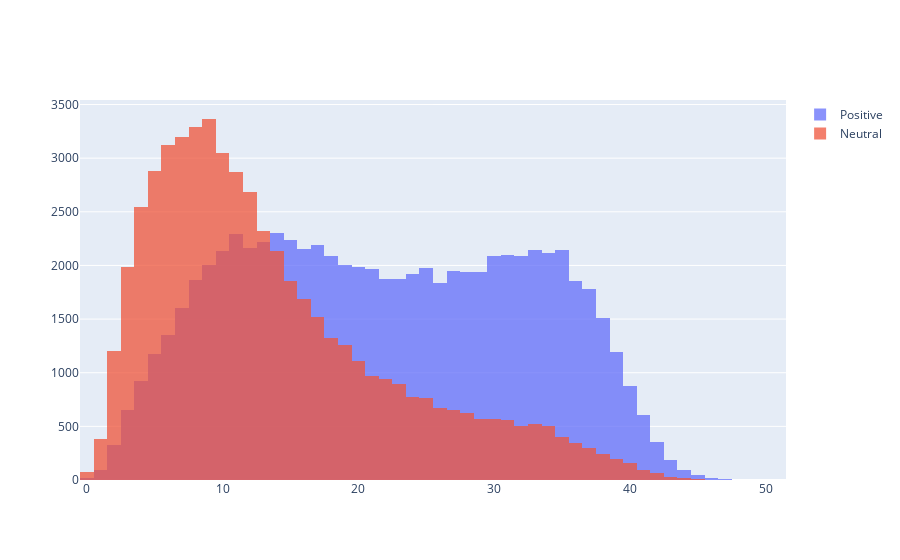

The notebook cell this image was saved under:
### Code cell
total_positive_words = []
for sentence in all_positive_tweets:
    total_positive_words.append(sentence.count(' '))
    
total_negative_words = []
for sentence in all_negative_tweets:
    total_negative_words.append(sentence.count(' '))

total_neutral_words = []
for sentence in all_neutral_tweets:
    total_neutral_words.append(sentence.count(' '))
    
import plotly.graph_objects as go
import numpy as np

x0 = np.array(total_positive_words)
x1 = np.array(total_negative_words)
x2 = np.array(total_neutral_words)

fig = go.Figure()
fig.add_trace(go.Histogram(x=x0, name = 'Positive'))
fig.add_trace(go.Histogram(x=x2, name = 'Neutral'))

# Overlay both histograms
fig.update_layout(barmode='overlay')
# Reduce opacity to see both histograms
fig.update_traces(opacity=0.75)
fig.show()

### Figure 1 — Plotly figure (JSON) as saved in the notebook; plotly's stock layout.template omitted (floating-point values rounded to 4 significant figures; data arrays with more than 128 entries replaced by an {"elided": "..."} marker saying what was removed)
{"data": [{"name": "Positive", "opacity": 0.75, "type": "histogram", "x": {"elided": "72250 int values"}}, {"name": "Neutral", "opacity": 0.75, "type": "histogram", "x": {"elided": "55213 int values"}}], "layout": {"barmode": "overlay"}}
